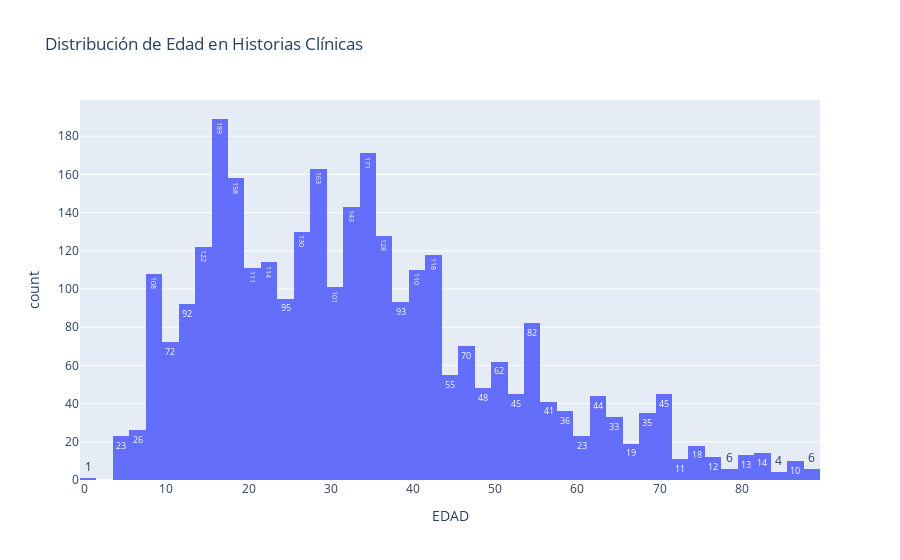

The code cell stored with this chart in its notebook:
### Code cell
#histrograma de edad
px.histogram(historias_clinicas, 
             x="EDAD", 
             title="Distribución de Edad en Historias Clínicas", 
            text_auto=True)

### Figure 1 — Plotly figure (JSON) as saved in the notebook; plotly's stock layout.template omitted (floating-point values rounded to 4 significant figures; data arrays with more than 128 entries replaced by an {"elided": "..."} marker saying what was removed)
{"data": [{"bingroup": "x", "hovertemplate": "EDAD=%{x}<br>count=%{y}<extra></extra>", "legendgroup": "", "marker": {"color": "#636efa", "pattern": {"shape": ""}}, "name": "", "orientation": "v", "showlegend": false, "texttemplate": "%{value}", "type": "histogram", "x": {"elided": "3000 int values"}, "xaxis": "x", "yaxis": "y"}], "layout": {"barmode": "relative", "legend": {"tracegroupgap": 0}, "title": {"text": "Distribución de Edad en Historias Clínicas"}, "xaxis": {"anchor": "y", "domain": [0, 1], "title": {"text": "EDAD"}}, "yaxis": {"anchor": "x", "domain": [0, 1], "title": {"text": "count"}}}}
